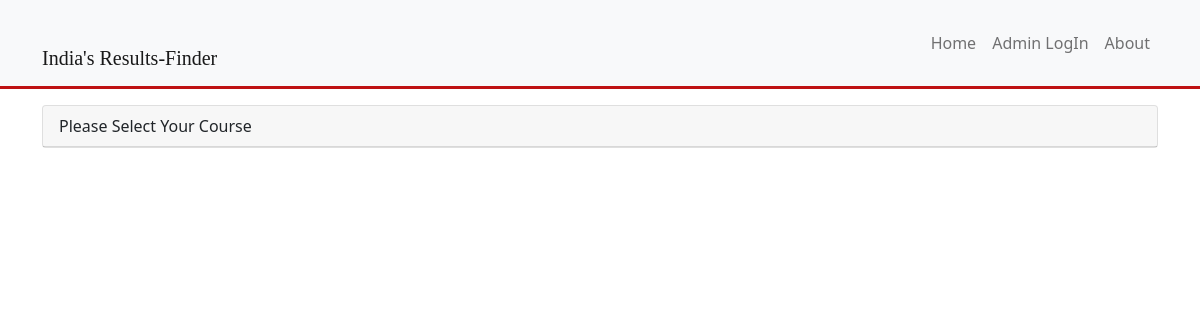
The app's page /course/Pune-University/, older data.
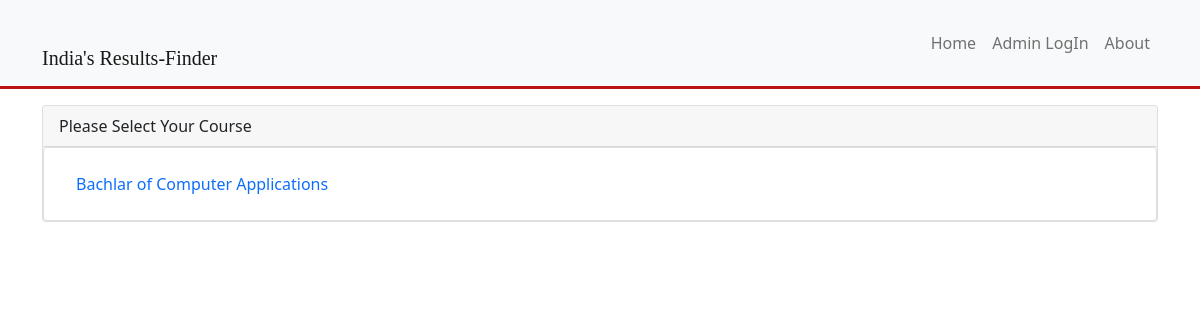
The same page, newer data.
### result/models.py (models this page shows, shortened)
class Course(models.Model):
    course_name = models.CharField(max_length=100)
    course_description = models.TextField()
    board = models.ForeignKey(Board,on_delete=models.CASCADE)
    slug = models.SlugField()

### result/views.py (the view)
# urls.py: path('course/<str:slug>/',course,name='courses'),
def course(request,slug):
    context = {
        'cou':Course.objects.filter(board__slug=slug)
    }
    return render(request,'course.html',context)

### result/templates/course.html
{% extends 'base.html' %}
{% block content %}
<div class="container">
    <div class="card mb-3">
      <div class="card-header">Please Select Your Course</div>
     {% for foo in cou %}
       <div class="card">
        <div class="card-body">
          <p class="card-text">
             <a href="{% url 'search' %}" class="nav-link">{{foo.course_name}}</a>
          </p>
      </div>
       </div>
     {% endfor %}
    </div>
   </div>
{% endblock %}

Row changes from the older to the newer data that the page shows:
added Course: course_name "Bachlar of Computer Applications"
